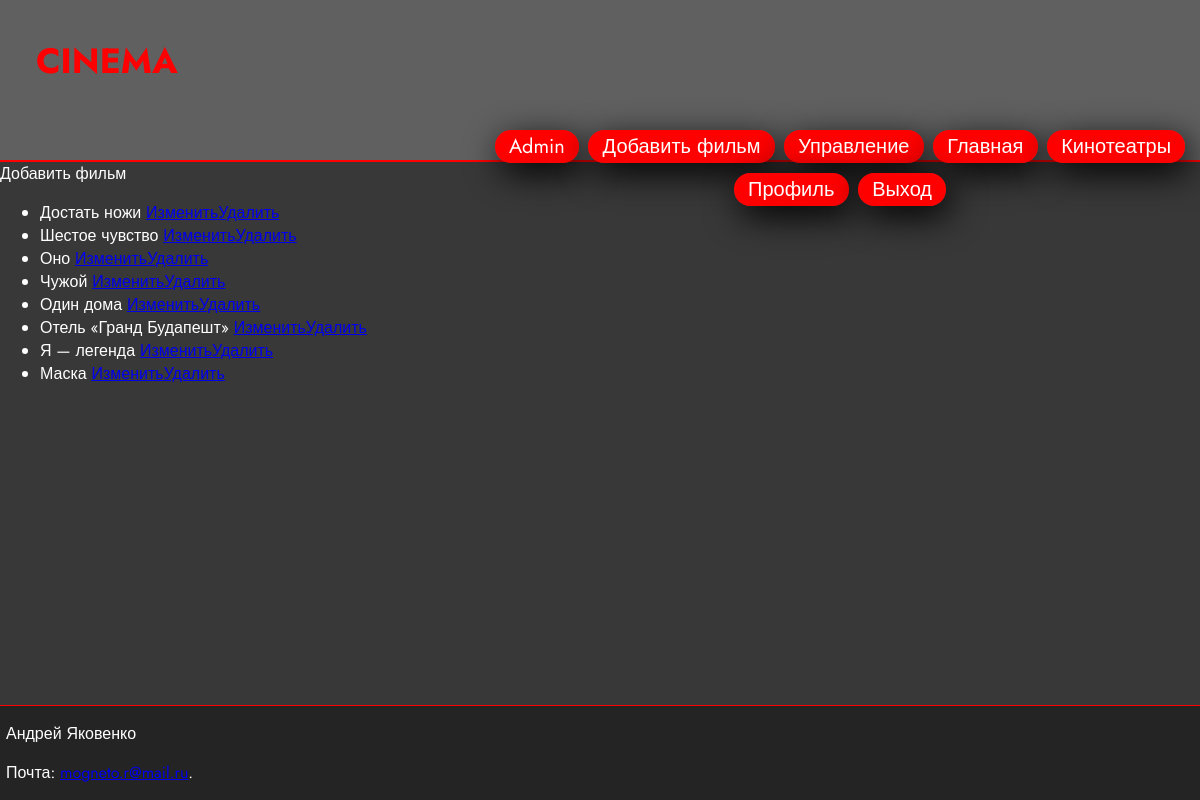
/manage/films (signed in), run on the app's committed database.
### card/models.py (models this page shows, shortened)
class Film(models.Model):
    title = models.CharField(max_length=50)
    category = models.ManyToManyField(Category)
    img_url = models.URLField()
    discription =  models.CharField(max_length=1000)
    year = models.IntegerField(null=True)
    country = models.CharField(max_length=50)
    director = models.ManyToManyField(Director)
    duration = models.IntegerField(null=True)

### card/views.py (the view)
# urls.py: path('manage/films', views.film_list, name='film_list' ),
@login_required
@permission_required('card.employer', raise_exception=True)
def film_list(request):
    films = Film.objects.all()
    return render(request, 'manage/films/list.html', {'films': films})

### card/templates/manage/films/list.html (shortened to what this page needs)
{% extends "manage/bar.html" %}
{%block content%}
<div><a>Добавить фильм</a></div>
<ul>
    {%for film in films%}
    <li> {{ film.title }} <a href="{% url 'film_update' pk=film.pk%}">Изменить</a><a href="{% url 'film_delete' pk=film.pk%}">Удалить</a></li>
    {%endfor%}
</ul>
{%endblock%}

### card/static/css/base.css (style rules this page uses)
body { min-height: 100vh; width: 100%; margin: 0 auto; display: flex; flex-direction: column; background-color: #383838; color: #fff; font-family: 'Jost', sans-serif; }

### data on the page
Film: title "Достать ножи"
Film: title "Шестое чувство"
Film: title "Оно"
Film: title "Чужой"
Film: title "Один дома"
Film: title "Отель «Гранд Будапешт»"
Film: title "Я — легенда"
Film: title "Маска"
